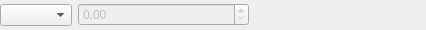
<?xml version="1.0" encoding="UTF-8"?>
<ui version="4.0">
 <class>RangeSelection</class>
 <widget class="QWidget" name="RangeSelection">
  <property name="geometry">
   <rect>
    <x>0</x>
    <y>0</y>
    <width>426</width>
    <height>30</height>
   </rect>
  </property>
  <property name="sizePolicy">
   <sizepolicy hsizetype="Expanding" vsizetype="Preferred">
    <horstretch>0</horstretch>
    <verstretch>0</verstretch>
   </sizepolicy>
  </property>
  <property name="windowTitle">
   <string>Form</string>
  </property>
  <property name="autoFillBackground">
   <bool>false</bool>
  </property>
  <property name="styleSheet">
   <string notr="true"/>
  </property>
  <layout class="QHBoxLayout" name="horizontalLayout">
   <property name="leftMargin">
    <number>0</number>
   </property>
   <property name="topMargin">
    <number>0</number>
   </property>
   <property name="rightMargin">
    <number>0</number>
   </property>
   <property name="bottomMargin">
    <number>0</number>
   </property>
   <item>
    <widget class="QComboBox" name="comboBox"/>
   </item>
   <item>
    <widget class="QDoubleSpinBox" name="doubleSpinBox">
     <property name="enabled">
      <bool>false</bool>
     </property>
     <property name="sizePolicy">
      <sizepolicy hsizetype="Expanding" vsizetype="Fixed">
       <horstretch>0</horstretch>
       <verstretch>0</verstretch>
      </sizepolicy>
     </property>
    </widget>
   </item>
   <item>
    <widget class="QWidget" name="widget" native="true">
     <property name="sizePolicy">
      <sizepolicy hsizetype="Expanding" vsizetype="Preferred">
       <horstretch>0</horstretch>
       <verstretch>0</verstretch>
      </sizepolicy>
     </property>
    </widget>
   </item>
  </layout>
 </widget>
 <resources/>
 <connections/>
</ui>
